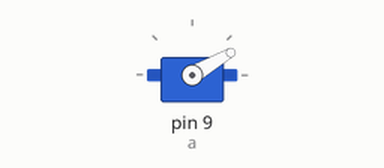
The sketch below on a simulated Arduino Uno, built with avr-gcc and run on an emulated ATmega328P. Parts: servo.

Above: at 0.05 s.
At 0.15 s:
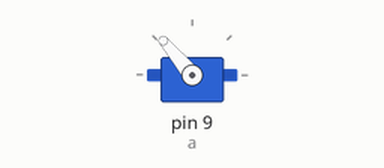
At 0.3 s:
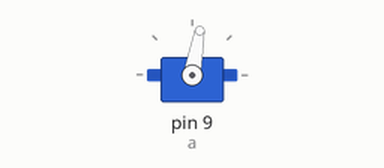
Timing chart, 0 to 3.0 s (numbered marks = the images above):
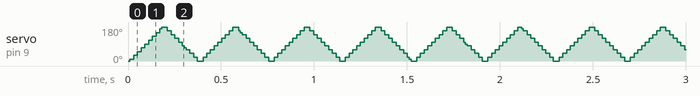

The sketch:

sketch_servo.ino
```cpp
#include<Servo.h>
Servo a;
int b=0;
void setup()
{
  a.attach(9);

}
void loop()
{
  for(b=0;b<=180;b+=10)
  {
    a.write(b);
    delay(10);
  }
  for(b=180;b>=0;b-=10)
  {
    a.write(b);
    delay(10);
  }
}
```
